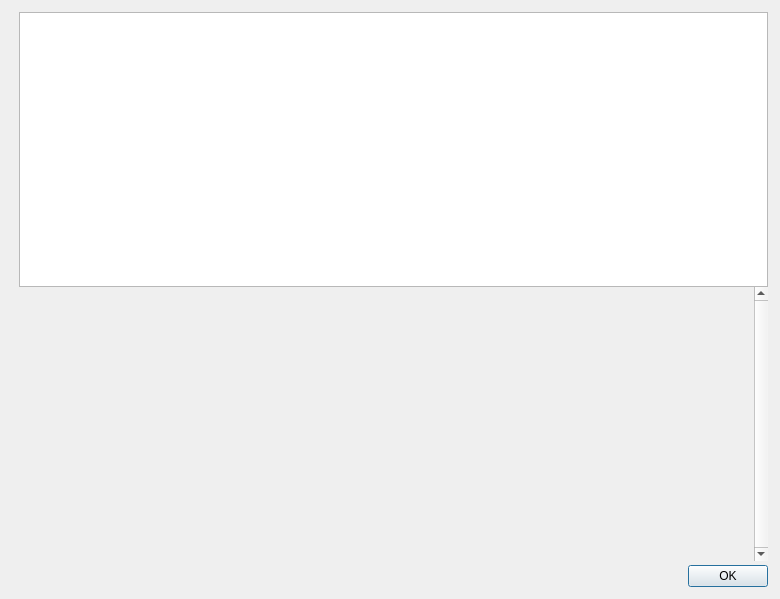
<?xml version="1.0" encoding="UTF-8"?>
<ui version="4.0">
 <class>HelpMessageDialog</class>
 <widget class="QDialog" name="HelpMessageDialog">
  <property name="geometry">
   <rect>
    <x>0</x>
    <y>0</y>
    <width>780</width>
    <height>599</height>
   </rect>
  </property>
  <layout class="QHBoxLayout" name="horizontalLayout_2">
   <property name="spacing">
    <number>0</number>
   </property>
   <property name="leftMargin">
    <number>12</number>
   </property>
   <property name="topMargin">
    <number>12</number>
   </property>
   <property name="rightMargin">
    <number>12</number>
   </property>
   <property name="bottomMargin">
    <number>12</number>
   </property>
   <item>
    <layout class="QVBoxLayout" name="verticalLayoutLogo" stretch="0,0">
     <property name="leftMargin">
      <number>0</number>
     </property>
     <property name="topMargin">
      <number>4</number>
     </property>
     <property name="rightMargin">
      <number>0</number>
     </property>
     <item>
      <widget class="QLabel" name="aboutLogo">
       <property name="enabled">
        <bool>true</bool>
       </property>
       <property name="sizePolicy">
        <sizepolicy hsizetype="Preferred" vsizetype="Preferred">
         <horstretch>0</horstretch>
         <verstretch>0</verstretch>
        </sizepolicy>
       </property>
       <property name="maximumSize">
        <size>
         <width>96</width>
         <height>564</height>
        </size>
       </property>
       <property name="pixmap">
        <pixmap resource="../bitcoin.qrc">:/images/about_image</pixmap>
       </property>
       <property name="scaledContents">
        <bool>false</bool>
       </property>
       <property name="alignment">
        <set>Qt::AlignLeading|Qt::AlignLeft|Qt::AlignTop</set>
       </property>
      </widget>
     </item>
     <item>
      <widget class="QFrame" name="frame">
       <property name="frameShape">
        <enum>QFrame::NoFrame</enum>
       </property>
       <property name="frameShadow">
        <enum>QFrame::Raised</enum>
       </property>
      </widget>
     </item>
    </layout>
   </item>
   <item>
    <layout class="QVBoxLayout" name="verticalLayout">
     <item>
      <widget class="QTextEdit" name="helpMessage">
       <property name="readOnly">
        <bool>true</bool>
       </property>
      </widget>
     </item>
     <item>
      <widget class="QScrollArea" name="scrollArea">
       <property name="frameShape">
        <enum>QFrame::NoFrame</enum>
       </property>
       <property name="verticalScrollBarPolicy">
        <enum>Qt::ScrollBarAlwaysOn</enum>
       </property>
       <property name="widgetResizable">
        <bool>true</bool>
       </property>
       <widget class="QWidget" name="scrollAreaWidgetContents">
        <property name="geometry">
         <rect>
          <x>0</x>
          <y>0</y>
          <width>644</width>
          <height>259</height>
         </rect>
        </property>
        <layout class="QVBoxLayout" name="verticalLayout_2">
         <item>
          <widget class="QLabel" name="aboutMessage">
           <property name="cursor">
            <cursorShape>IBeamCursor</cursorShape>
           </property>
           <property name="textFormat">
            <enum>Qt::PlainText</enum>
           </property>
           <property name="alignment">
            <set>Qt::AlignLeading|Qt::AlignLeft|Qt::AlignTop</set>
           </property>
           <property name="openExternalLinks">
            <bool>true</bool>
           </property>
           <property name="textInteractionFlags">
            <set>Qt::LinksAccessibleByMouse|Qt::TextSelectableByKeyboard|Qt::TextSelectableByMouse</set>
           </property>
          </widget>
         </item>
        </layout>
       </widget>
      </widget>
     </item>
     <item>
      <spacer name="verticalSpacer">
       <property name="orientation">
        <enum>Qt::Vertical</enum>
       </property>
       <property name="sizeType">
        <enum>QSizePolicy::Fixed</enum>
       </property>
       <property name="sizeHint" stdset="0">
        <size>
         <width>4</width>
         <height>4</height>
        </size>
       </property>
      </spacer>
     </item>
     <item>
      <widget class="QDialogButtonBox" name="okButton">
       <property name="orientation">
        <enum>Qt::Horizontal</enum>
       </property>
       <property name="standardButtons">
        <set>QDialogButtonBox::Ok</set>
       </property>
      </widget>
     </item>
    </layout>
   </item>
  </layout>
 </widget>
 <resources>
  <include location="../bitcoin.qrc"/>
 </resources>
 <connections>
  <connection>
   <sender>okButton</sender>
   <signal>accepted()</signal>
   <receiver>HelpMessageDialog</receiver>
   <slot>accept()</slot>
   <hints>
    <hint type="sourcelabel">
     <x>20</x>
     <y>20</y>
    </hint>
    <hint type="destinationlabel">
     <x>20</x>
     <y>20</y>
    </hint>
   </hints>
  </connection>
  <connection>
   <sender>okButton</sender>
   <signal>rejected()</signal>
   <receiver>HelpMessageDialog</receiver>
   <slot>reject()</slot>
   <hints>
    <hint type="sourcelabel">
     <x>20</x>
     <y>20</y>
    </hint>
    <hint type="destinationlabel">
     <x>20</x>
     <y>20</y>
    </hint>
   </hints>
  </connection>
 </connections>
</ui>
